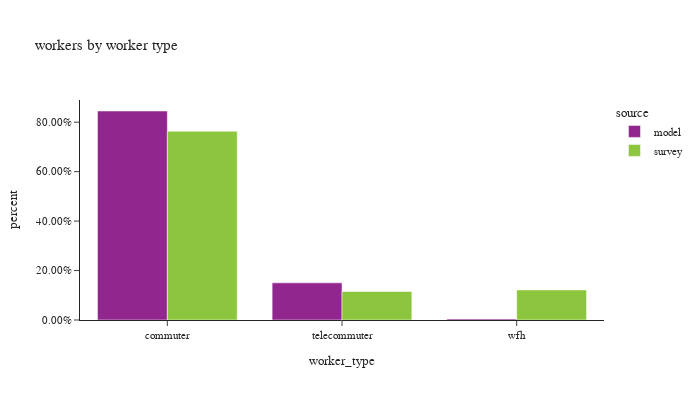

The notebook cell saved with this chart:
### Markdown cell above
## worker counts

### Code cell
# worker counts by worker type
df_worker_count = workers.groupby(['source','worker_type'])['pdexpfac']. \
    sum().reset_index()
df_worker_count['percent'] = df_worker_count.groupby(['source'], group_keys=False)['pdexpfac']. \
    apply(lambda x: x / float(x.sum()))

fig = px.bar(df_worker_count.sort_values(by=['source']), x="worker_type", y="percent", custom_data=['pdexpfac'],
             color="source", barmode="group",
             title="workers by worker type")
fig.update_traces(hovertemplate="share of workers: %{y:.2%}<br>" +
                                "worker counts: %{customdata[0]:.0f}",)
fig.update_layout(height=400, width=700, font=dict(size=11),
                  yaxis_tickformat = '.2%')
fig.show()

### Figure 1 — Plotly figure (JSON) as saved in the notebook; plotly's stock layout.template omitted (floating-point values rounded to 4 significant figures)
{"data": [{"alignmentgroup": "True", "customdata": [[1928000.0], [342900.0], [10220.0]], "hovertemplate": "share of workers: %{y:.2%}<br>worker counts: %{customdata[0]:.0f}", "legendgroup": "model", "marker": {"color": "#91268F", "pattern": {"shape": ""}}, "name": "model", "offsetgroup": "model", "orientation": "v", "showlegend": true, "textposition": "auto", "type": "bar", "x": ["commuter", "telecommuter", "wfh"], "xaxis": "x", "y": [0.8452, 0.1503, 0.004479], "yaxis": "y"}, {"alignmentgroup": "True", "customdata": [[1604000.0], [242200.0], [255400.0]], "hovertemplate": "share of workers: %{y:.2%}<br>worker counts: %{customdata[0]:.0f}", "legendgroup": "survey", "marker": {"color": "#8CC63E", "pattern": {"shape": ""}}, "name": "survey", "offsetgroup": "survey", "orientation": "v", "showlegend": true, "textposition": "auto", "type": "bar", "x": ["commuter", "telecommuter", "wfh"], "xaxis": "x", "y": [0.7632, 0.1152, 0.1215], "yaxis": "y"}], "layout": {"barmode": "group", "font": {"size": 11}, "height": 400, "legend": {"title": {"text": "source"}, "tracegroupgap": 0}, "title": {"text": "workers by worker type"}, "width": 700, "xaxis": {"anchor": "y", "domain": [0.0, 1.0], "title": {"text": "worker_type"}}, "yaxis": {"anchor": "x", "domain": [0.0, 1.0], "tickformat": ".2%", "title": {"text": "percent"}}}}
